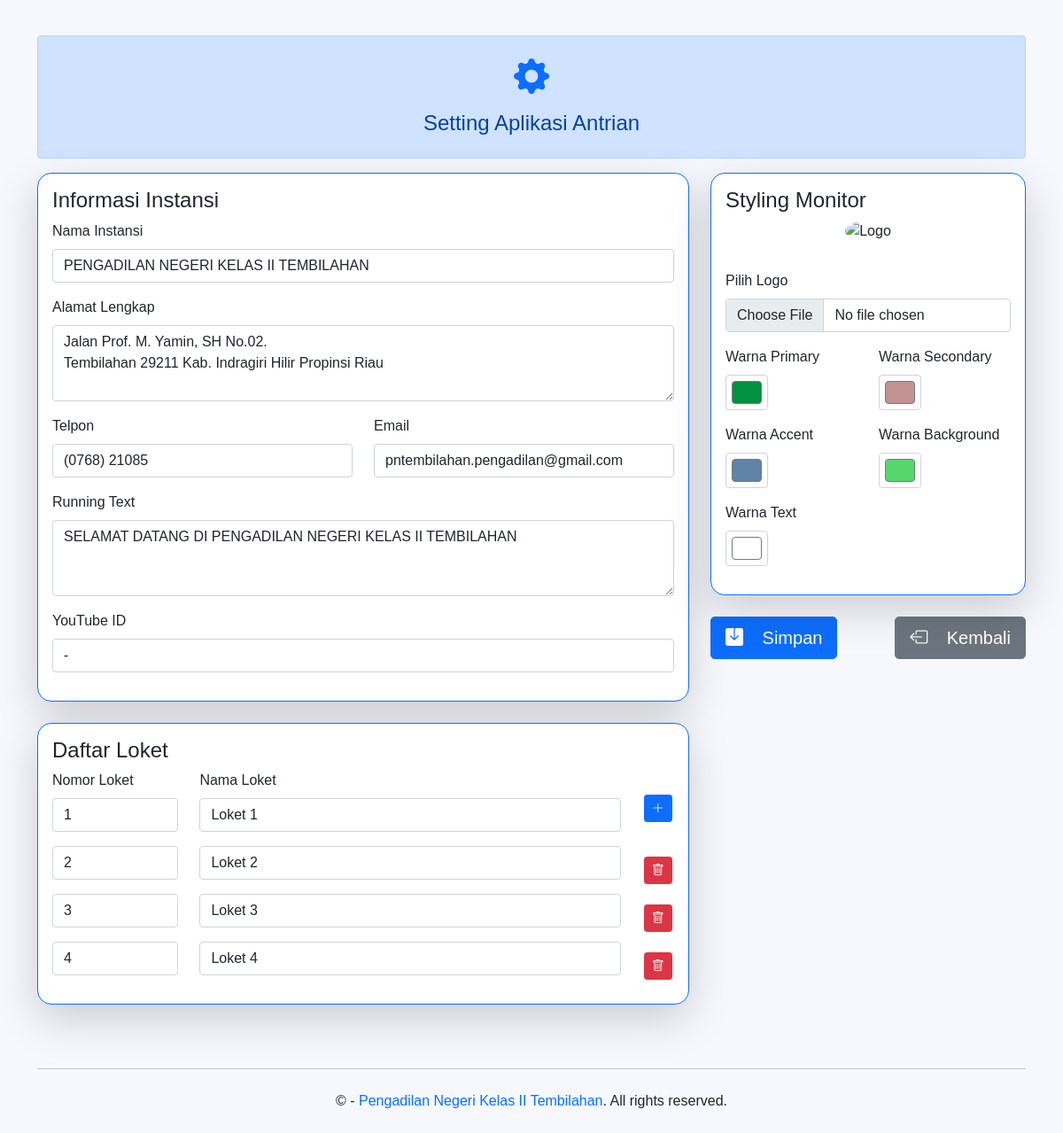
Screenshot of /pages/setting/index.php (signed in) with the database file from the repository.
### tables this page shows
CREATE TABLE `queue_setting` (
  `id` int NOT NULL,
  `nama_instansi` varchar(255) DEFAULT NULL,
  `logo` varchar(255) DEFAULT NULL,
  `alamat` varchar(255) DEFAULT NULL,
  `telpon` varchar(255) DEFAULT NULL,
  `email` varchar(255) DEFAULT NULL,
  `running_text` varchar(255) DEFAULT NULL,
  `youtube_id` varchar(255) DEFAULT NULL,
  `list_loket` longtext,
  `warna_primary` varchar(255) DEFAULT NULL,
  `warna_secondary` varchar(255) DEFAULT NULL,
  `warna_accent` varchar(255) DEFAULT NULL,
  `warna_background` varchar(255) DEFAULT NULL,
  `warna_text` varchar(255) DEFAULT NULL
);

### pages/setting/index.php (the view, shortened to what this page needs)
<!doctype html>
<html lang="en" class="h-100">
<head>
    <link href="../../assets/vendor/css/bootstrap.min.css" rel="stylesheet">
    <link href="../../assets/vendor/css/bootstrap-icons.css" rel="stylesheet">
    <link href="../../assets/vendor/css/swap.css" rel="stylesheet">
    <link href="../../assets/vendor/css/datatables.min.css" type="text/css" rel="stylesheet">
    <link href="../../assets/css/style.css" rel="stylesheet">
</head>
<body class="d-flex flex-column h-100">
    <main class="flex-shrink-0">
        <div class="container pt-4">
            <div class="alert alert-primary text-center mb-3 mt-3" role="alert">
                <i class="bi-gear-fill text-primary fs-1"></i>
                <h4 class="mt-2">Setting Aplikasi Antrian</h4>
            </div>
            <?php if (!isset($_SESSION['username'])) : ?>
                <div class="row justify-content-center">
                    <div class="col-md-6 mb-4">
                        <div class="card border-primary shadow-lg">
                            <div class="card-body text-center">
                                <div class="feature-icon-1 bg-primary text-white rounded-circle mb-4 p-3">
                                    <i class="bi-lock-fill fs-1"></i>
                                </div>
                                <h4>Login Admin</h4>
                                <form action="login.php" method="post">
                                    <div class="mb-3">
                                        <label for="username" class="form-label">Username</label>
                                        <input type="text" class="form-control" id="username" name="username" placeholder="Username">
                                    </div>
                                    <div class="mb-3">
                                        <label for="password" class="form-label">Password</label>
                                        <input type="password" class="form-control" id="password" name="password" placeholder="Password">
                                    </div>
                                    <button type="submit" class="btn btn-primary rounded-pill px-4 py-2">
                                        Login <i class="bi-unlock-fill ms-2"></i>
                                    </button>
                                </form>
                            </div>
                        </div>
                    </div>
                </div>
            <?php else : ?>
                <?php
                require_once "../../config/database.php";
                $query = mysqli_query($mysqli, "SELECT * FROM queue_setting ORDER BY id DESC LIMIT 1") or die('Ada kesalahan pada query tampil data : ' . mysqli_error($mysqli));
                $rows = mysqli_num_rows($query);
                if ($rows <> 0) {
                    $data = mysqli_fetch_assoc($query);
                } else {
                    $data = [];
                }
                ?>
                <form action="" method="post" id="saveSetting">
                    <div class="row">
                        <div class="col-md-8 mb-4">
                            <div class="card border-primary shadow-lg">
                                <div class="card-body">
                                    <h4 class="card-title">Informasi Instansi</h4>
                                    <div class="mb-3">
                                        <label for="nama_instansi" class="form-label">Nama Instansi</label>
                                        <input type="text" class="form-control" id="nama_instansi" name="nama_instansi" placeholder="Nama Instansi" value="<?= $data['nama_instansi'] ? $data['nama_instansi'] : ''; ?>" required>
                                    </div>
                                    <div class="mb-3">
                                        <label for="alamat" class="form-label">Alamat Lengkap</label>
                                        <textarea class="form-control" id="alamat" name="alamat" rows="3" placeholder="Alamat Lengkap" required><?= $data['alamat'] ? $data['alamat'] : ''; ?></textarea>
                                    </div>
                                    <div class="row">
                                        <div class="col-md-6">
                                            <div class="mb-3">
                                                <label for="telpon" class="form-label">Telpon</label>
                                                <input type="text" class="form-control" id="telpon" name="telpon" placeholder="Telpon" value="<?= $data['telpon'] ? $data['telpon'] : ''; ?>" required>
                                            </div>
                                        </div>
                                        <div class="col-md-6">
                                            <div class="mb-3">
                                                <label for="email" class="form-label">Email</label>
                                                <input type="text" class="form-control" id="email" name="email" placeholder="Email" value="<?= $data['email'] ? $data['email'] : ''; ?>" required>
                                            </div>
                                        </div>
                                    </div>
                                    <div class="mb-3">
                                        <label for="running_text" class="form-label">Running Text</label>
                                        <textarea class="form-control" id="running_text" name="running_text" rows="3" placeholder="Running Text" required><?= $data['running_text'] ? $data['running_text'] : ''; ?></textarea>
                                    </div>
                                    <div class="mb-3">
                                        <label for="youtube_id" class="form-label">YouTube ID</label>
                                        <input type="text" class="form-control" id="youtube_id" name="youtube_id" placeholder="YouTube ID in Url parameter v Exp. U7luoXkcXrg" value="<?= $data['youtube_id'] ? $data['youtube_id'] : ''; ?>" required>
                                    </div>
                                </div>
                            </div>
                            <?php
                            $list_loket = $data['list_loket'] ? json_decode($data['list_loket'], true) : [];
                            ?>
                            <div class="card border-primary shadow-lg mt-4">
                                <div class="card-body">
                                    <h4 class="card-title">Daftar Loket</h4>
                                    <?php if (count($list_loket) > 0) : ?>
                                        <?php foreach ($list_loket as $key_lk => $val_lk) : ?>
                                            <div class="row block_row">
                                                <div class="col-md-11">
                                                    <div class="row">
                                                        <div class="col-md-3">
                                                            <div class="mb-3">
                                                                <?php if ($key_lk == 0) : ?>
                                                                    <label class="form-label">Nomor Loket</label>
                                                                <?php endif ?>
                                                                <input type="text" class="form-control" name="no_loket[]" placeholder="Nomor Loket" value="<?= $val_lk['no_loket'] ? $val_lk['no_loket'] : ''; ?>" required>
                                                            </div>
                                                        </div>
                                                        <div class="col-md-9">
                                                            <div class="mb-3">
                                                                <?php if ($key_lk == 0) : ?>
                                                                    <label class="form-label">Nama Loket</label>
                                                                <?php endif ?>
                                                                <input type="text" class="form-control" name="nama_loket[]" placeholder="Nama Loket" value="<?= $val_lk['nama_loket'] ? $val_lk['nama_loket'] : ''; ?>" required>
                                                            </div>
                                                        </div>
                                                    </div>
                                                </div>
                                                <div class="col-md-1 d-flex justify-content-center align-items-center">
                                                    <?php if ($key_lk == 0) : ?>
                                                        <button type="button" class="btn btn-primary btn-sm addLoket"><i class="bi-plus-lg text-white"></i></button>
                                                    <?php else : ?>
                                                        <button type="button" class="btn btn-danger btn-sm deleteLoket"><i class="bi-trash text-white"></i></button>
                                                    <?php endif; ?>
                                                </div>
                                            </div>
                                        <?php endforeach; ?>
                                    <?php endif; ?>
                                </div>
                            </div>
                        </div>
                        <div class="col-md-4 mb-4">
                            <div class="card border-primary shadow-lg">
                                <div class="card-body">
                                    <h4 class="card-title">Styling Monitor</h4>
                                    <div class="text-center mb-3">
                                        <img src="<?= $data['logo'] && file_exists('../../assets/img/' . $data['logo']) ? '../../assets/img/' . $data['logo'] : '../../assets/img/default.png'; ?>" class="rounded-circle mb-3" alt="Logo" width="100px">
                                    </div>
                                    <div class="mb-3">
                                        <label for="logo" class="form-label">Pilih Logo</label>
                                        <input class="form-control" type="file" id="logo" name="logo">
                                    </div>
                                    <div class="row">
                                        <div class="col-md-6">
                                            <div class="mb-3">
                                                <label for="warna_primary" class="form-label">Warna Primary</label>
                                                <input type="color" class="form-control form-control-color" id="warna_primary" name="warna_primary" value="<?= $data['warna_primary'] ? $data['warna_primary'] : '#563d7c'; ?>" title="Warna Primary" required>
                                            </div>
                                        </div>
                                        <div class="col-md-6">
                                            <div class="mb-3">
                                                <label for="warna_secondary" class="form-label">Warna Secondary</label>
                                                <input type="color" class="form-control form-control-color" id="warna_secondary" name="warna_secondary" value="<?= $data['warna_secondary'] ? $data['warna_secondary'] : '#563d7c'; ?>" title="Warna Secondary" required>
                                            </div>
                                        </div>
                                    </div>
                                    <div class="row">
                                        <div class="col-md-6">
                                            <div class="mb-3">
                                                <label for="warna_accent" class="form-label">Warna Accent</label>
                                                <input type="color" class="form-control form-control-color" id="warna_accent" name="warna_accent" value="<?= $data['warna_accent'] ? $data['warna_accent'] : '#563d7c'; ?>" title="Warna Accent" required>
                                            </div>
                                        </div>
                                        <div class="col-md-6">
                                            <div class="mb-3">
                                                <label for="warna_background" class="form-label">Warna Background</label>
                                                <input type="color" class="form-control form-control-color" id="warna_background" name="warna_background" value="<?= $data['warna_background'] ? $data['warna_background'] : '#563d7c'; ?>" title="Warna Background" required>
                                            </div>
                                        </div>
                                    </div>
                                    <div class="row">
                                        <div class="col-md-6">
                                            <div class="mb-3">
                                                <label for="warna_text" class="form-label">Warna Text</label>
                                                <input type="color" class="form-control form-control-color" id="warna_text" name="warna_text" value="<?= $data['warna_text'] ? $data['warna_text'] : '#563d7c'; ?>" title="Warna Text" required>
                                            </div>
                                        </div>
                                    </div>
                                </div>
                            </div>
                            <div class="d-flex justify-content-between align-items-center gap-2 mt-4">
                                <button type="submit" class="btn btn-primary btn-lg"><i class="bi-save-fill text-white me-3"></i> Simpan</button>
                                <a href="../../index.php" class="btn btn-secondary btn-lg"><i class="bi-box-arrow-left text-white me-3"></i> Kembali</a>
                            </div>
                        </div>
                    </div>
                </form>
            <?php endif; ?>
        </div>
    </main>
    <footer class="footer mt-auto py-4">
        <div class="container">
            <hr class="my-4">
            <div class="copyright text-center mb-2 mb-md-0">&copy; <?php date('Y') ?> - <a href="#" target="_blank" class="text-brand text-decoration-none">Pengadilan Negeri Kelas II Tembilahan</a>. All rights reserved.
            </div>
        </div>
    </footer>
</body>
</html>

### assets/css/style.css (style rules this page uses)
body { font-family: Raleway, sans-serif; background-color: #f6f8fd; }
.card { border-radius: 1rem; }

### rows the page displays
queue_setting: nama_instansi "PENGADILAN NEGERI KELAS II TEMBILAHAN", alamat "Jalan Prof. M. Yamin, SH No.02. Tembilahan 29211 Kab. Indragiri Hilir Propinsi Riau", telpon "(0768) 21085", email "pntembilahan.pengadilan@gmail.com", running_text "SELAMAT DATANG DI PENGADILAN NEGERI KELAS II TEMBILAHAN", youtube_id "-", warna_primary "#00923f", warna_secondary "#c39292", warna_accent "#6083a9", warna_background "#56d76b", warna_text "#ffffff"
